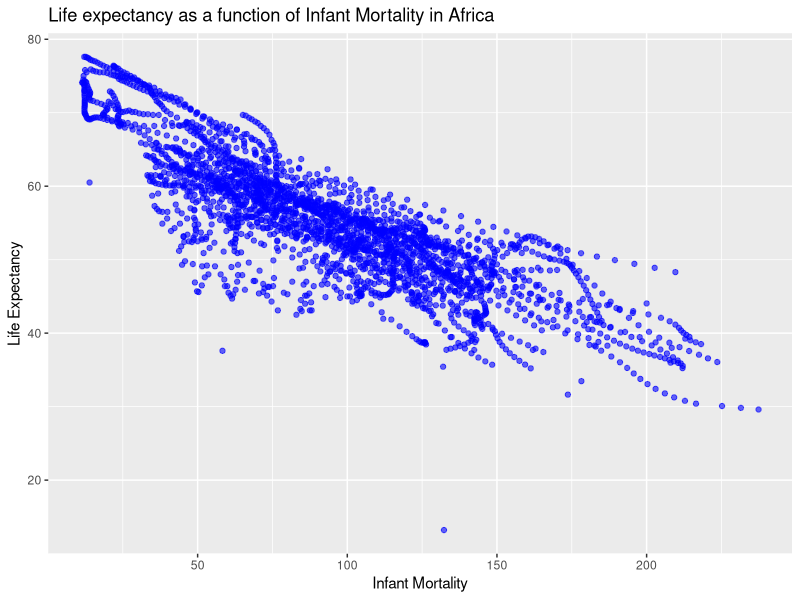
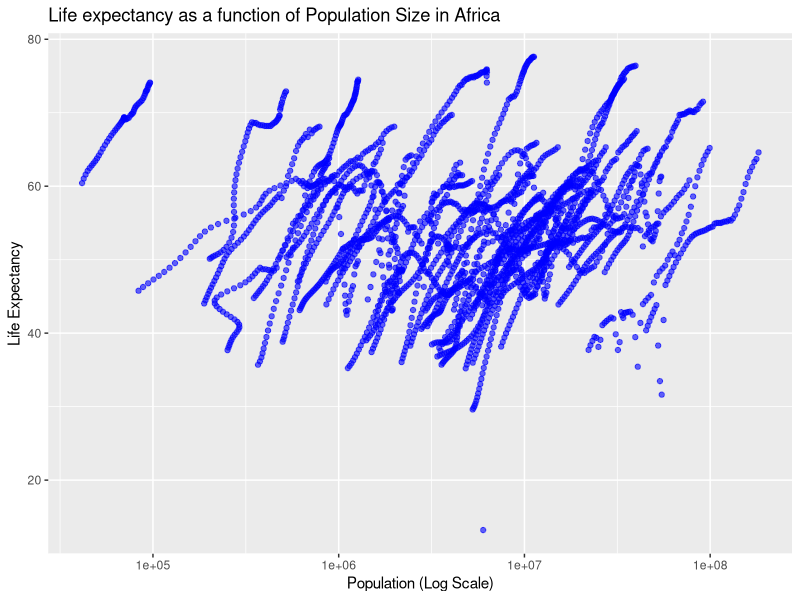
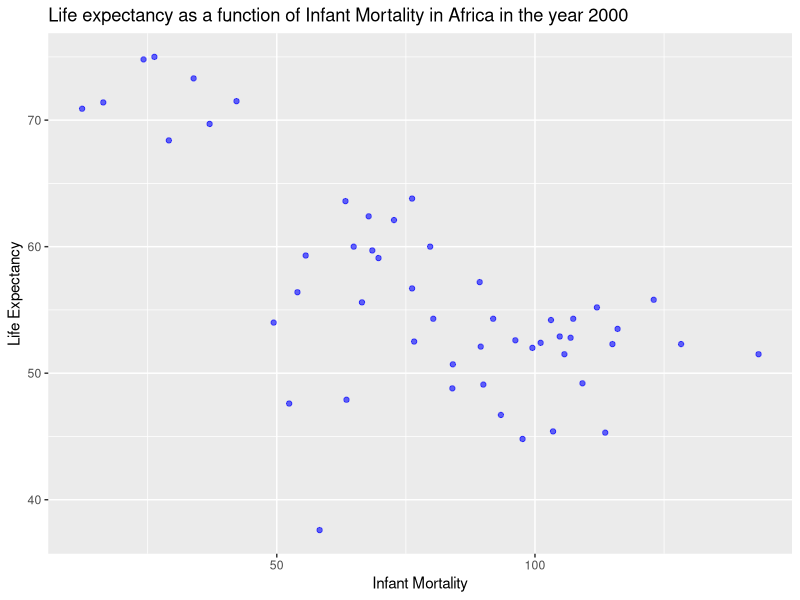
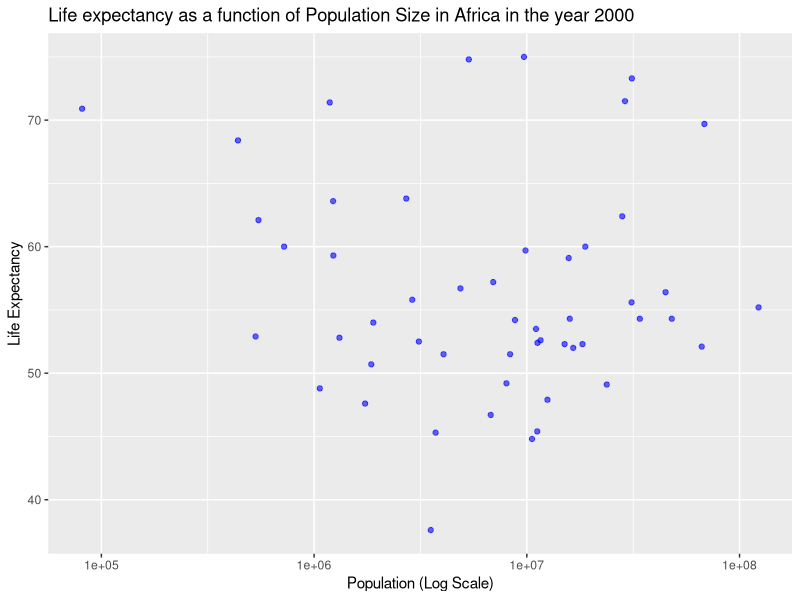

Source code (R) for these figures, in order:
## ---- chunk 1
# Loading and Checking Data

# loading dslabs package
library(dslabs)

# look at help file for gapminder data
help(gapminder)

# get an overview of data structure
str(gapminder)

# get a summary of the data
summary(gapminder)

# determine the type of object gapminder is
class(gapminder)
## ---- chunk 2
# Processing Data

# load tidyverse package
library(tidyverse)

# create new object/variable called africadata
africadata <- gapminder %>%
  filter(continent == "Africa")

# create a new object on only infant_mortality
infant_health <- africadata %>%
  select(infant_mortality, life_expectancy)

# Create a new object containing population and life_expectancy
overall_health <- africadata %>%
  select(population, life_expectancy)

# inspect new objects
str(infant_health)
summary(infant_health)

str(overall_health)
summary(overall_health)
## ---- chunk 3
library(ggplot2)

# create a scatter plot of life expectancy as a function of infant mortality
infant_graph <- ggplot(africadata, aes(x = infant_mortality, y =life_expectancy)) + geom_point(alpha = 0.6, color = "blue") + labs(
  title = "Life expectancy as a function of Infant Mortality in Africa",
  x = "Infant Mortality",
  y = "Life Expectancy"
)

# display graph
print(infant_graph)

# create a scatter plot of life expectancy as a function of population size
population_graph <- ggplot(africadata, aes(x = population, y = life_expectancy)) + geom_point(alpha = 0.6, color = "blue") + scale_x_log10() + labs(
  title = "Life expectancy as a function of Population Size in Africa",
  x = "Population (Log Scale)",
  y = "Life Expectancy"
)

# display graph
print(population_graph)

## ---- chunk 4
na_count_per_year <- africadata %>%
  filter(is.na(infant_mortality)) %>%
  group_by(year) %>%
  summarize(na_count_per_year = n())

# print result
print(na_count_per_year)

# create new object with only the year 2000
africadata_twothousand <- africadata %>%
  filter(year == "2000")

# check/inspect new object with data from the year 2000
str(africadata_twothousand)
summary(africadata_twothousand)
## ---- chunk 5
# create a scatter plot of life expectancy as a function of infant mortality
infant_graph_twothousand <- ggplot(africadata_twothousand, aes(x = infant_mortality, y =life_expectancy)) + geom_point(alpha = 0.6, color = "blue") + labs(
  title = "Life expectancy as a function of Infant Mortality in Africa in the year 2000",
  x = "Infant Mortality",
  y = "Life Expectancy"
)

# display graph
print(infant_graph_twothousand)

# create a scatter plot of life expectancy as a function of population size
population_graph_twothousand <- ggplot(africadata_twothousand, aes(x = population, y = life_expectancy)) + geom_point(alpha = 0.6, color = "blue") + scale_x_log10() + labs(
  title = "Life expectancy as a function of Population Size in Africa in the year 2000",
  x = "Population (Log Scale)",
  y = "Life Expectancy"
)

# display graph
print(population_graph_twothousand)

## ---- chunk 6
# Fit Model 1 - Life Expectancy and Infant Mortality
fit1 <- lm(life_expectancy ~ infant_mortality, data = africadata_twothousand)

# summary of fit model 1
summary(fit1)

# Fit Model 2 - Life Expectancy and Population Size
fit2 <- lm(life_expectancy ~ population, data = africadata_twothousand)

# summary of fit model 2
summary(fit2)
